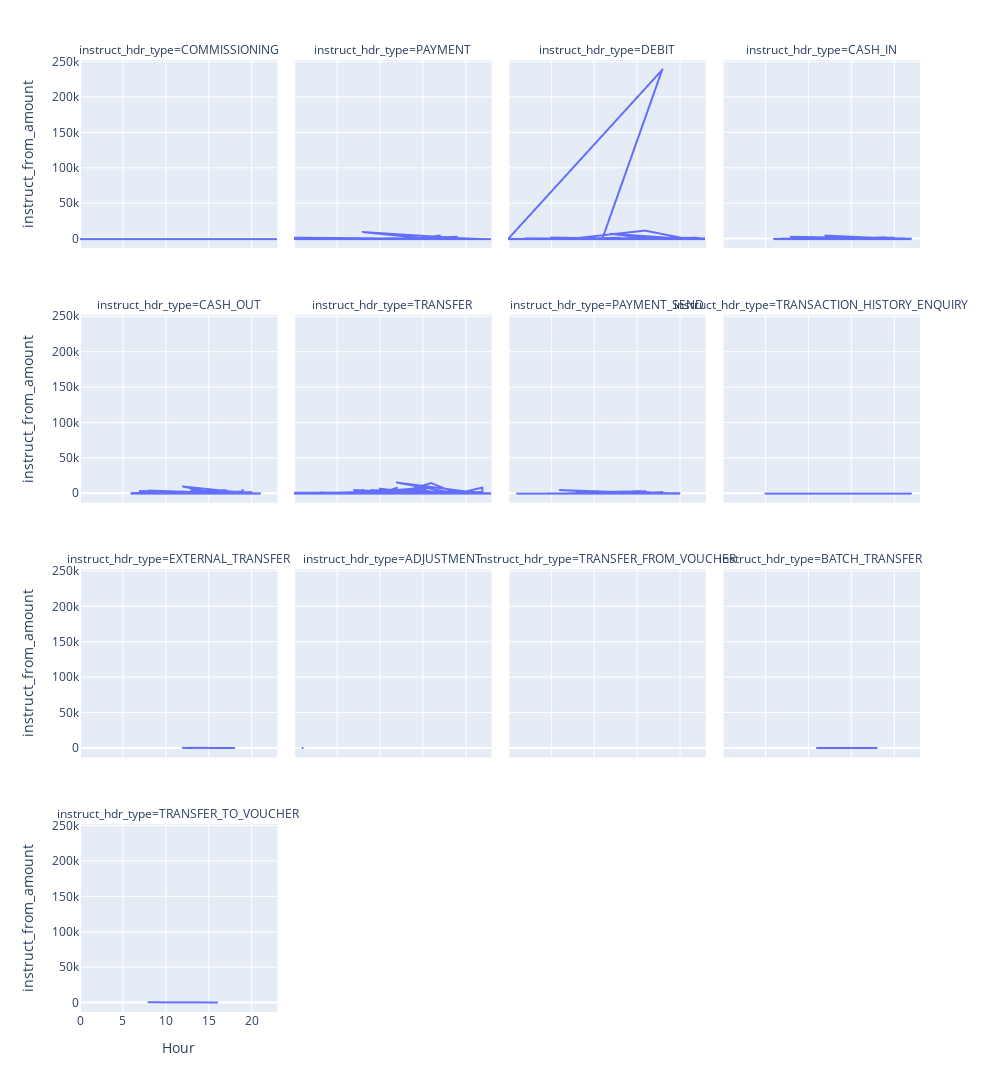

The code cell stored with this chart in its notebook:
### Code cell
import plotly.express as px
fig = px.line(fin_log, x='Hour', y='instruct_from_amount',
                facet_col='instruct_hdr_type', facet_col_wrap=4,width=1000,height=1500)
fig.show()

### Figure 1 — Plotly figure (JSON) as saved in the notebook; plotly's stock layout.template omitted (floating-point values rounded to 4 significant figures; data arrays with more than 128 entries replaced by an {"elided": "..."} marker saying what was removed)
{"data": [{"hovertemplate": "instruct_hdr_type=COMMISSIONING<br>Hour=%{x}<br>instruct_from_amount=%{y}<extra></extra>", "legendgroup": "", "line": {"color": "#636efa", "dash": "solid"}, "marker": {"symbol": "circle"}, "mode": "lines", "name": "", "showlegend": false, "type": "scattergl", "x": {"elided": "39249 int values"}, "xaxis": "x13", "y": {"elided": "39249 float values"}, "yaxis": "y13"}, {"hovertemplate": "instruct_hdr_type=PAYMENT<br>Hour=%{x}<br>instruct_from_amount=%{y}<extra></extra>", "legendgroup": "", "line": {"color": "#636efa", "dash": "solid"}, "marker": {"symbol": "circle"}, "mode": "lines", "name": "", "showlegend": false, "type": "scattergl", "x": {"elided": "3720 int values"}, "xaxis": "x14", "y": {"elided": "3720 float values"}, "yaxis": "y14"}, {"hovertemplate": "instruct_hdr_type=DEBIT<br>Hour=%{x}<br>instruct_from_amount=%{y}<extra></extra>", "legendgroup": "", "line": {"color": "#636efa", "dash": "solid"}, "marker": {"symbol": "circle"}, "mode": "lines", "name": "", "showlegend": false, "type": "scattergl", "x": {"elided": "4447 int values"}, "xaxis": "x15", "y": {"elided": "4447 float values"}, "yaxis": "y15"}, {"hovertemplate": "instruct_hdr_type=CASH_IN<br>Hour=%{x}<br>instruct_from_amount=%{y}<extra></extra>", "legendgroup": "", "line": {"color": "#636efa", "dash": "solid"}, "marker": {"symbol": "circle"}, "mode": "lines", "name": "", "showlegend": false, "type": "scattergl", "x": {"elided": "492 int values"}, "xaxis": "x16", "y": {"elided": "492 float values"}, "yaxis": "y16"}, {"hovertemplate": "instruct_hdr_type=CASH_OUT<br>Hour=%{x}<br>instruct_from_amount=%{y}<extra></extra>", "legendgroup": "", "line": {"color": "#636efa", "dash": "solid"}, "marker": {"symbol": "circle"}, "mode": "lines", "name": "", "showlegend": false, "type": "scattergl", "x": {"elided": "556 int values"}, "xaxis": "x9", "y": {"elided": "556 float values"}, "yaxis": "y9"}, {"hovertemplate": "instruct_hdr_type=TRANSFER<br>Hour=%{x}<br>instruct_from_amount=%{y}<extra></extra>", "legendgroup": "", "line": {"color": "#636efa", "dash": "solid"}, "marker": {"symbol": "circle"}, "mode": "lines", "name": "", "showlegend": false, "type": "scattergl", "x": {"elided": "1324 int values"}, "xaxis": "x10", "y": {"elided": "1324 float values"}, "yaxis": "y10"}, {"hovertemplate": "instruct_hdr_type=PAYMENT_SEND<br>Hour=%{x}<br>instruct_from_amount=%{y}<extra></extra>", "legendgroup": "", "line": {"color": "#636efa", "dash": "solid"}, "marker": {"symbol": "circle"}, "mode": "lines", "name": "", "showlegend": false, "type": "scattergl", "x": [17, 18, 15, 17, 17, 7, 9, 20, 11, 16, 8, 15, 11, 15, 8, 15, 8, 1, 1, 1, 15, 16, 17, 15, 18, 15, 12, 17, 15, 18, 8, 12, 16, 14, 16, 10, 17, 16, 11, 13, 19, 8, 13, 11, 11, 20, 13, 10, 16, 8, 13, 20, 9, 20, 18, 6, 15, 7, 16, 20, 17, 13, 17, 1, 11, 1, 16, 8, 18, 15, 15], "xaxis": "x11", "y": [69.5, 2200, 70.45, 29.4, 55, 502.4, 736, 50, 39.4, 3417, 1510, 130, 149.2, 497.5, 100.5, 905, 20, 5, 10, 5, 201, 80.6, 100.5, 3560, 10.4, 149.2, 4, 30.2, 40, 1105, 100.6, 1500, 18, 100, 1195, 100, 450, 2.5, 101, 35, 102, 15, 300, 149, 200, 300, 45, 20.4, 1005, 32.4, 15, 35.5, 251.5, 468, 151, 5000, 201, 148, 50.3, 133.3, 1155, 300, 60, 70, 50.4, 10, 185, 200, 20, 101.1, 370], "yaxis": "y11"}, {"hovertemplate": "instruct_hdr_type=TRANSACTION_HISTORY_ENQUIRY<br>Hour=%{x}<br>instruct_from_amount=%{y}<extra></extra>", "legendgroup": "", "line": {"color": "#636efa", "dash": "solid"}, "marker": {"symbol": "circle"}, "mode": "lines", "name": "", "showlegend": false, "type": "scattergl", "x": [20, 9, 9, 20, 18, 14, 8, 9, 17, 16, 21, 17, 21, 10, 19, 20, 22, 17, 21, 5, 7, 13], "xaxis": "x12", "y": [0, 0, 0, 0, 0, 0, 0, 0, 0, 0, 0, 0, 0, 0, 0, 0, 0, 0, 0, 0, 0, 0], "yaxis": "y12"}, {"hovertemplate": "instruct_hdr_type=EXTERNAL_TRANSFER<br>Hour=%{x}<br>instruct_from_amount=%{y}<extra></extra>", "legendgroup": "", "line": {"color": "#636efa", "dash": "solid"}, "marker": {"symbol": "circle"}, "mode": "lines", "name": "", "showlegend": false, "type": "scattergl", "x": [13, 12, 18], "xaxis": "x5", "y": [6, 410, 50], "yaxis": "y5"}, {"hovertemplate": "instruct_hdr_type=ADJUSTMENT<br>Hour=%{x}<br>instruct_from_amount=%{y}<extra></extra>", "legendgroup": "", "line": {"color": "#636efa", "dash": "solid"}, "marker": {"symbol": "circle"}, "mode": "lines", "name": "", "showlegend": false, "type": "scattergl", "x": [1, 1, 1, 1, 1, 1, 1, 1, 1, 1, 1, 1, 1, 1, 1, 1, 1, 1, 1, 1, 1, 1, 1, 1, 1, 1, 1, 1, 1, 1, 1, 1, 1, 1, 1, 1, 1, 1, 1, 1, 1, 1, 1, 1, 1, 1, 1, 1, 1, 1, 1, 1, 1, 1, 1, 1, 1, 1, 1, 1, 1, 1, 1, 1, 1, 1, 1, 1, 1, 1, 1, 1, 1, 1, 1, 1, 1, 1, 1, 1, 1, 1, 1, 1, 1, 1, 1, 1, 1, 1, 1, 1, 1, 1, 1, 1, 1, 1, 1, 1, 1, 1, 1, 1, 1, 1, 1, 1, 1, 1], "xaxis": "x6", "y": [5.09, 0.31, 0.9, 0.69, 0.19, 3.85, 0.27, 0.52, 0.44, 0.54, 0.11, 0.51, 0.99, 0.72, 1.16, 0.01, 0.58, 0.64, 0.05, 0.52, 0.34, 0.4, 0.5, 0.64, 0.99, 1, 0.19, 0.29, 0.51, 0.52, 0.53, 0.56, 0.74, 0.14, 0.95, 0.41, 0.51, 0.29, 0.06, 0.25, 0.51, 0.5, 0.13, 0.92, 0.88, 0.1, 0.02, 0.31, 0.01, 3.83, 11.85, 0.01, 0.5, 0.04, 0.52, 0.83, 1.28, 0.01, 0.28, 0.04, 1.04, 0.01, 4.12, 0.42, 0.51, 0.18, 0.92, 0.92, 0.54, 0.48, 0.05, 1.01, 0.09, 0.93, 1.48, 1.85, 20.14, 0.01, 0.43, 3.55, 1.14, 41.37, 2.26, 0.42, 0.01, 0.91, 0.01, 0.89, 0.5, 0.13, 0.03, 0.1, 0.3, 0.94, 11.74, 0.16, 0.46, 4.7, 0.5, 0.02, 0.78, 0.22, 0.05, 5, 0.77, 4.19, 0.03, 7.67, 0.23, 0.54], "yaxis": "y6"}, {"hovertemplate": "instruct_hdr_type=TRANSFER_FROM_VOUCHER<br>Hour=%{x}<br>instruct_from_amount=%{y}<extra></extra>", "legendgroup": "", "line": {"color": "#636efa", "dash": "solid"}, "marker": {"symbol": "circle"}, "mode": "lines", "name": "", "showlegend": false, "type": "scattergl", "x": [21], "xaxis": "x7", "y": [100], "yaxis": "y7"}, {"hovertemplate": "instruct_hdr_type=BATCH_TRANSFER<br>Hour=%{x}<br>instruct_from_amount=%{y}<extra></extra>", "legendgroup": "", "line": {"color": "#636efa", "dash": "solid"}, "marker": {"symbol": "circle"}, "mode": "lines", "name": "", "showlegend": false, "type": "scattergl", "x": [18, 11, 11], "xaxis": "x8", "y": [100, 38, 46.2], "yaxis": "y8"}, {"hovertemplate": "instruct_hdr_type=TRANSFER_TO_VOUCHER<br>Hour=%{x}<br>instruct_from_amount=%{y}<extra></extra>", "legendgroup": "", "line": {"color": "#636efa", "dash": "solid"}, "marker": {"symbol": "circle"}, "mode": "lines", "name": "", "showlegend": false, "type": "scattergl", "x": [8, 16], "xaxis": "x", "y": [450, 200], "yaxis": "y"}], "layout": {"annotations": [{"font": {}, "showarrow": false, "text": "instruct_hdr_type=TRANSFER_TO_VOUCHER", "x": 0.1175, "xanchor": "center", "xref": "paper", "y": 0.1975, "yanchor": "bottom", "yref": "paper"}, {"font": {}, "showarrow": false, "text": "instruct_hdr_type=EXTERNAL_TRANSFER", "x": 0.1175, "xanchor": "center", "xref": "paper", "y": 0.465, "yanchor": "bottom", "yref": "paper"}, {"font": {}, "showarrow": false, "text": "instruct_hdr_type=ADJUSTMENT", "x": 0.3725, "xanchor": "center", "xref": "paper", "y": 0.465, "yanchor": "bottom", "yref": "paper"}, {"font": {}, "showarrow": false, "text": "instruct_hdr_type=TRANSFER_FROM_VOUCHER", "x": 0.6275, "xanchor": "center", "xref": "paper", "y": 0.465, "yanchor": "bottom", "yref": "paper"}, {"font": {}, "showarrow": false, "text": "instruct_hdr_type=BATCH_TRANSFER", "x": 0.8825, "xanchor": "center", "xref": "paper", "y": 0.465, "yanchor": "bottom", "yref": "paper"}, {"font": {}, "showarrow": false, "text": "instruct_hdr_type=CASH_OUT", "x": 0.1175, "xanchor": "center", "xref": "paper", "y": 0.7325, "yanchor": "bottom", "yref": "paper"}, {"font": {}, "showarrow": false, "text": "instruct_hdr_type=TRANSFER", "x": 0.3725, "xanchor": "center", "xref": "paper", "y": 0.7325, "yanchor": "bottom", "yref": "paper"}, {"font": {}, "showarrow": false, "text": "instruct_hdr_type=PAYMENT_SEND", "x": 0.6275, "xanchor": "center", "xref": "paper", "y": 0.7325, "yanchor": "bottom", "yref": "paper"}, {"font": {}, "showarrow": false, "text": "instruct_hdr_type=TRANSACTION_HISTORY_ENQUIRY", "x": 0.8825, "xanchor": "center", "xref": "paper", "y": 0.7325, "yanchor": "bottom", "yref": "paper"}, {"font": {}, "showarrow": false, "text": "instruct_hdr_type=COMMISSIONING", "x": 0.1175, "xanchor": "center", "xref": "paper", "y": 1, "yanchor": "bottom", "yref": "paper"}, {"font": {}, "showarrow": false, "text": "instruct_hdr_type=PAYMENT", "x": 0.3725, "xanchor": "center", "xref": "paper", "y": 1, "yanchor": "bottom", "yref": "paper"}, {"font": {}, "showarrow": false, "text": "instruct_hdr_type=DEBIT", "x": 0.6275, "xanchor": "center", "xref": "paper", "y": 1, "yanchor": "bottom", "yref": "paper"}, {"font": {}, "showarrow": false, "text": "instruct_hdr_type=CASH_IN", "x": 0.8825, "xanchor": "center", "xref": "paper", "y": 1, "yanchor": "bottom", "yref": "paper"}], "height": 1500, "legend": {"tracegroupgap": 0}, "margin": {"t": 60}, "width": 1000, "xaxis": {"anchor": "y", "domain": [0, 0.235], "title": {"text": "Hour"}}, "xaxis10": {"anchor": "y10", "domain": [0.255, 0.49], "matches": "x", "showticklabels": false}, "xaxis11": {"anchor": "y11", "domain": [0.51, 0.745], "matches": "x", "showticklabels": false}, "xaxis12": {"anchor": "y12", "domain": [0.765, 1.0], "matches": "x", "showticklabels": false}, "xaxis13": {"anchor": "y13", "domain": [0, 0.235], "matches": "x", "showticklabels": false}, "xaxis14": {"anchor": "y14", "domain": [0.255, 0.49], "matches": "x", "showticklabels": false}, "xaxis15": {"anchor": "y15", "domain": [0.51, 0.745], "matches": "x", "showticklabels": false}, "xaxis16": {"anchor": "y16", "domain": [0.765, 1.0], "matches": "x", "showticklabels": false}, "xaxis2": {"anchor": "y2", "domain": [0.255, 0.49], "matches": "x", "title": {"text": "Hour"}}, "xaxis3": {"anchor": "y3", "domain": [0.51, 0.745], "matches": "x", "title": {"text": "Hour"}}, "xaxis4": {"anchor": "y4", "domain": [0.765, 1.0], "matches": "x", "title": {"text": "Hour"}}, "xaxis5": {"anchor": "y5", "domain": [0, 0.235], "matches": "x", "showticklabels": false}, "xaxis6": {"anchor": "y6", "domain": [0.255, 0.49], "matches": "x", "showticklabels": false}, "xaxis7": {"anchor": "y7", "domain": [0.51, 0.745], "matches": "x", "showticklabels": false}, "xaxis8": {"anchor": "y8", "domain": [0.765, 1.0], "matches": "x", "showticklabels": false}, "xaxis9": {"anchor": "y9", "domain": [0, 0.235], "matches": "x", "showticklabels": false}, "yaxis": {"anchor": "x", "domain": [0, 0.1975], "title": {"text": "instruct_from_amount"}}, "yaxis10": {"anchor": "x10", "domain": [0.535, 0.7325], "matches": "y", "showticklabels": false}, "yaxis11": {"anchor": "x11", "domain": [0.535, 0.7325], "matches": "y", "showticklabels": false}, "yaxis12": {"anchor": "x12", "domain": [0.535, 0.7325], "matches": "y", "showticklabels": false}, "yaxis13": {"anchor": "x13", "domain": [0.8025, 1], "matches": "y", "title": {"text": "instruct_from_amount"}}, "yaxis14": {"anchor": "x14", "domain": [0.8025, 1], "matches": "y", "showticklabels": false}, "yaxis15": {"anchor": "x15", "domain": [0.8025, 1], "matches": "y", "showticklabels": false}, "yaxis16": {"anchor": "x16", "domain": [0.8025, 1], "matches": "y", "showticklabels": false}, "yaxis2": {"anchor": "x2", "domain": [0, 0.1975], "matches": "y", "showticklabels": false}, "yaxis3": {"anchor": "x3", "domain": [0, 0.1975], "matches": "y", "showticklabels": false}, "yaxis4": {"anchor": "x4", "domain": [0, 0.1975], "matches": "y", "showticklabels": false}, "yaxis5": {"anchor": "x5", "domain": [0.2675, 0.465], "matches": "y", "title": {"text": "instruct_from_amount"}}, "yaxis6": {"anchor": "x6", "domain": [0.2675, 0.465], "matches": "y", "showticklabels": false}, "yaxis7": {"anchor": "x7", "domain": [0.2675, 0.465], "matches": "y", "showticklabels": false}, "yaxis8": {"anchor": "x8", "domain": [0.2675, 0.465], "matches": "y", "showticklabels": false}, "yaxis9": {"anchor": "x9", "domain": [0.535, 0.7325], "matches": "y", "title": {"text": "instruct_from_amount"}}}}
